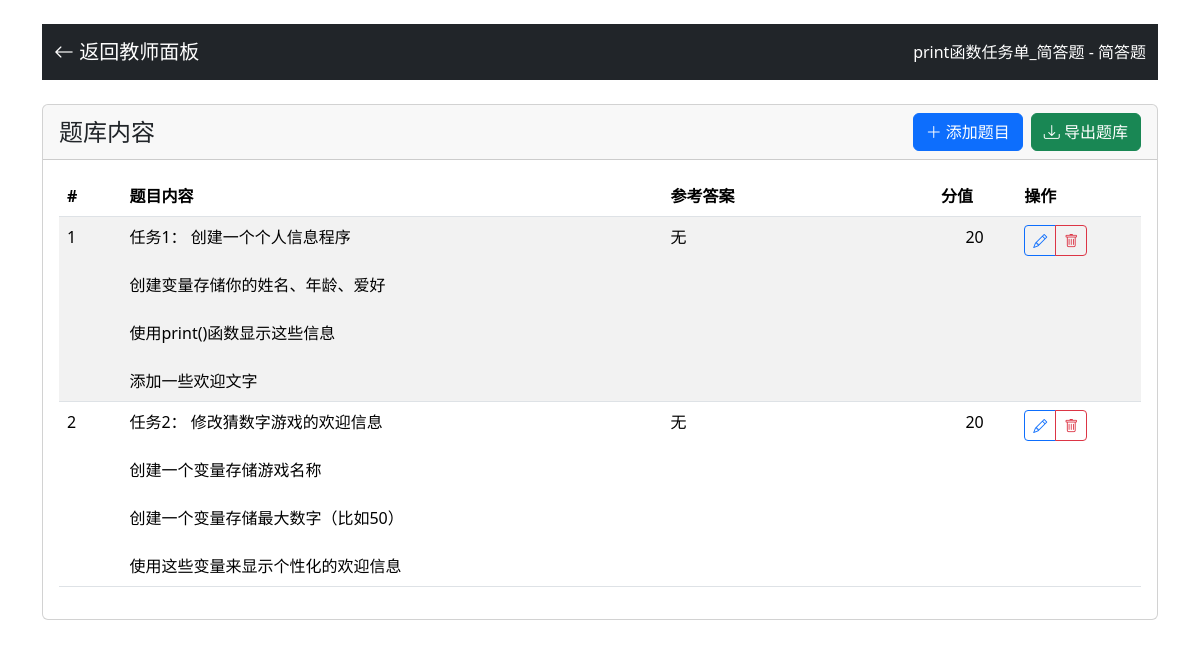
The page /teacher/bank/9 (signed in) on the database its author committed.
### app.py (models this page shows)
class QuestionBank(db.Model):
    id = db.Column(db.Integer, primary_key=True)
    name = db.Column(db.String(100), nullable=False)
    question_type = db.Column(db.String(20), nullable=False)  # 'single_choice', 'multiple_choice', ...
    created_at = db.Column(db.DateTime, default=datetime.utcnow)
    questions = db.relationship('Question', backref='bank', lazy=True, cascade="all, delete-orphan")

class Question(db.Model):
    id = db.Column(db.Integer, primary_key=True)
    question_type = db.Column(db.String(20), nullable=False)
    content = db.Column(db.Text, nullable=False)
    image_path = db.Column(db.String(200))  # 题目配图
    option_a = db.Column(db.String(200))
    option_b = db.Column(db.String(200))
    option_c = db.Column(db.String(200))
    option_d = db.Column(db.String(200))
    option_e = db.Column(db.String(200))
    correct_answer = db.Column(db.String(200), nullable=False)
    score = db.Column(db.Integer, nullable=False)
    explanation = db.Column(db.Text)
    created_at = db.Column(db.DateTime, default=datetime.utcnow)
    bank_id = db.Column(db.Integer, db.ForeignKey('question_bank.id'), nullable=False)

### app.py (the view)
@app.route('/teacher/bank/<int:bank_id>')
def teacher_bank(bank_id):
    if 'role' not in session or session['role'] != 'teacher':
        return redirect(url_for('teacher_login'))
    bank = QuestionBank.query.get_or_404(bank_id)
    questions = Question.query.filter_by(bank_id=bank_id).order_by(Question.id).all()
    type_display_map = {
        'single_choice': '单选题',
        'multiple_choice': '多选题',
        'true_false': '判断题',
        'fill_blank': '填空题',
        'short_answer': '简答题'
    }
    bank.question_type_display = type_display_map.get(bank.question_type, bank.question_type)
    return render_template('bank_content.html', bank=bank, questions=questions)

### templates/bank_content.html (shortened to what this page needs)
<!DOCTYPE html>
<html lang="zh">
<head>
    <link href="{{ url_for('static', filename='bootstrap/css/bootstrap.min.css') }}" rel="stylesheet">
    <link href="{{ url_for('static', filename='bootstrap-icons/font/bootstrap-icons.css') }}" rel="stylesheet">
</head>
<body class="container mt-4">
    <nav class="navbar navbar-expand-lg navbar-dark bg-dark mb-4">
        <div class="container">
            <a class="navbar-brand" href="{{ url_for('teacher_dashboard') }}">
                <i class="bi bi-arrow-left"></i> 返回教师面板
            </a>
            <span class="navbar-text text-white">
                {{ bank.name }} - {{ bank.question_type_display }}
            </span>
        </div>
    </nav>
    <div class="card">
        <div class="card-header d-flex justify-content-between align-items-center">
            <h4 class="mb-0">题库内容</h4>
            <div class="d-flex align-items-center">
                <button class="btn btn-primary me-2" onclick="addQuestion()">
                    <i class="bi bi-plus-lg"></i> 添加题目
                </button>
                <a class="btn btn-success" href="/export_bank/{{ bank.id }}" target="_blank">
                    <i class="bi bi-download"></i> 导出题库
                </a>
            </div>
        </div>
        <div class="card-body">
            <div class="table-responsive">
                <table class="table table-striped">
                    <thead>
                        <tr>
                            <th style="width: 60px">#</th>
                            {% if bank.question_type == 'short_answer' %}
                            <th style="width: 50%">题目内容</th>
                            <th style="width: 25%">参考答案</th>
                            {% else %}
                            <th>题目内容</th>
                            {% if bank.question_type in ['single_choice', 'multiple_choice'] %}
                            <th>选项</th>
                            {% endif %}
                            <th style="width: 120px">正确答案</th>
                            {% endif %}
                            <th style="width: 80px">分值</th>
                            <th style="width: 120px">操作</th>
                        </tr>
                    </thead>
                    <tbody>
                        {% for question in questions %}
                        <tr>
                            <td>{{ loop.index }}</td>
                            <td>{{ question.content|replace('\n', '<br>')|safe }}</td>
                            <td {% if bank.question_type != 'short_answer' %}class="text-center"{% endif %}>{{ question.correct_answer }}</td>
                            <td class="text-center">{{ question.score }}</td>
                            <td>
                                <div class="btn-group btn-group-sm">
                                    <button class="btn btn-outline-primary" onclick="editQuestion({{ question.id }})">
                                        <i class="bi bi-pencil"></i>
                                    </button>
                                    <button class="btn btn-outline-danger" onclick="deleteQuestion({{ question.id }})">
                                        <i class="bi bi-trash"></i>
                                    </button>
                                </div>
                            </td>
                        </tr>
                        {% endfor %}
                    </tbody>
                </table>
            </div>
        </div>
    </div>
</body>
</html>

### rows shown on the page
QuestionBank: name "print函数任务单_简答题"
Question: content "任务1： 创建一个个人信息程序 创建变量存储你的姓名、年龄、爱好 使用print()函数显示这些信息 添加一些欢迎文字", correct_answer "无", score "20"
Question: content "任务2： 修改猜数字游戏的欢迎信息 创建一个变量存储游戏名称 创建一个变量存储最大数字（比如50） 使用这些变量来显示个性化的欢迎信息", correct_answer "无", score "20"

### other values the page prints
{{ bank.question_type_display }} "简答题"
